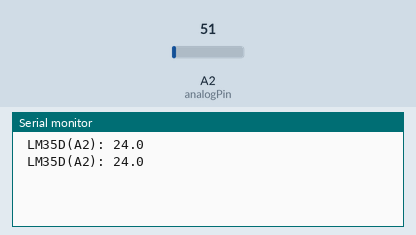
This sketch was run on a simulated Arduino Uno, built with avr-gcc and run on an emulated ATmega328P. Parts: the last lines printed to the serial monitor. Inputs (shaded band) come from the test bench; at power-on: A2 (analogPin) = 51.

Above: at 1.2 s.
1.3 s: A2 (analogPin) set to 61
At 2.6 s:
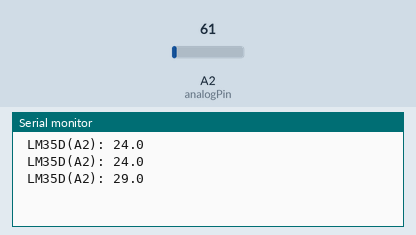
2.8 s: A2 (analogPin) set to 71
At 3.8 s:
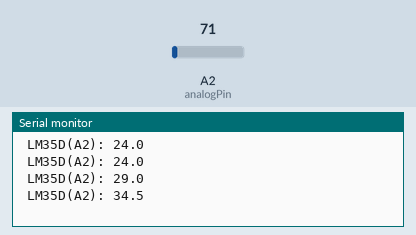
Timing chart, 0 to 5.8 s (numbered marks = the images above; inputs shaded):
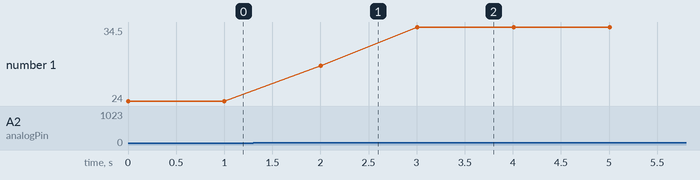

Measured:
- after the input at 1.3 s, the serial monitor: prints a new line after 0.70 s (image 1)
- after the input at 2.8 s, the serial monitor: prints a new line after 0.21 s (image 2)
- plotted number 1: 24 → 29 after the input at 1.3 s, 29 → 34.5 after the input at 2.8 s

The sketch:

ejercicio6.ino
```cpp
/*
 * Ejercicio 6 del taller de iniciacion a Arduino
 *
 * Programado por Josemanu
 *
 * -Normalmente en el taller de iniciacion no da tiempo
 * a hacer este ejercicio, pero puedes hacerlo en tu casa
 * para seguir repasando lo aprendido
 *
 * -Vamos a tomar la medida en bruto de un sensor y a
 * convertirla en un valor util mediante operaciones
 * matematicas
 */

//Control temperatura
int analogPin = A2; // Pin analogico 0 de Arduino
float temperature = 0.0;
int grados, decimas, gradR, deciR;
int lm35read, val, cnt;


void setup()
{
  pinMode(analogPin, INPUT);

  Serial.begin(9600);
}

void loop()
{
   // inicializamos el valor de tmedia
    int tmedia=0;

    // medimos la temperatura 10 veces y la almacenamos en tmedia
    for (cnt=0; cnt<10; cnt++)
    {
      lm35read = analogRead(analogPin);
      tmedia = tmedia + lm35read;
    }

    // calculamos la media de las medidas
    tmedia=tmedia/cnt;

    // convertimos tmedia en un valor en grados, pero
    // dadas las caracteristicas del sensor la precision es de
    // 0.5 grados y los decimales son .4 o .9
    temperature = (5.0 * float(tmedia) * 100.0)/1024.0;

    // mapeamos el valor tmedia para que nos de
    // la temperatura en decimas de grado
    val = map(tmedia,0,1023,0,4990);

    // ahora los grados los obtenemos dividiendo por 10
    grados=val/10;

    // y las decimas de grado son el resto de la division
    // por 10
    decimas=val%10;

    // Redondeamos los decimales a 0 o a 5
    if (decimas< 3)
       {
         gradR=grados;
         deciR=0;
       }
    if ((decimas > 2)&&(decimas<7))
       {
         gradR=grados;
         deciR=5;
       }
     else
       {
         gradR=grados+1;
         deciR=0;
       }

  // mostramos la temperatura
  Serial.print(" LM35D(A2): ");
  Serial.print(grados);
  Serial.print(".");
  Serial.println(deciR);

  // pequeño retardo para no saturar el puerto serie
  delay(1000);
}

/*
 * Es tu turno de experimentar:
 *
 * -mide la temperatura ambiente
 *
 * -pon un dedo encima del sensor y veras que la temperatura
 * aumenta
 *
 * -practica lo aprendido hasta aqui, haz que el semaforo
 * encienda sus ledes segun la temperatura ambiente, temperatura
 * en aumento y temperatura con dedo encima del sensor
 *
 * -haz que uno de los canales del led RGB varie su brillo
 * entre un minimo y un maximo si la temperatura es ambiente o
 * temperatura de tu dedo, el cambio en el led debe ser gradual
 */
```
